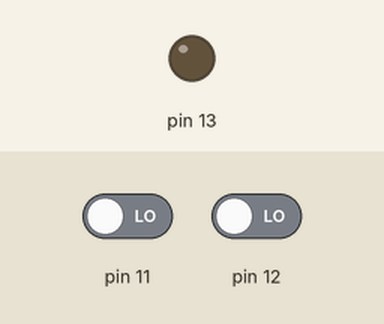
This sketch was run on a simulated Arduino Uno, built with avr-gcc and run on an emulated ATmega328P. On the bench: output pins drawn as LEDs (lit = HIGH). Inputs (shaded band) come from the test bench; at power-on: pin 11 LOW, pin 12 LOW.

Above: at 1.2 s.
1.3 s: pin 11 driven HIGH
At 2.0 s:
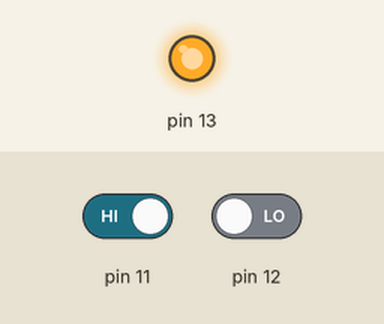
2.8 s: pin 11 driven LOW
At 3.1 s:
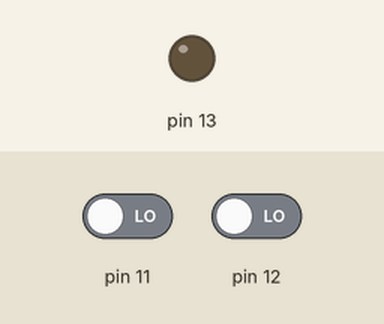
4.3 s: pin 12 driven HIGH
At 5.5 s:
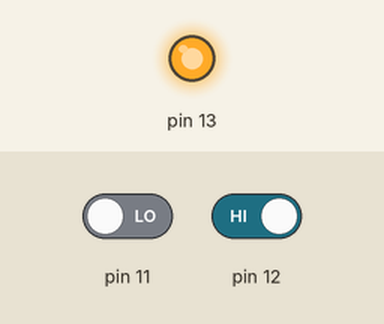
Timing chart, 0 to 7.3 s (numbered marks = the images above; inputs shaded):
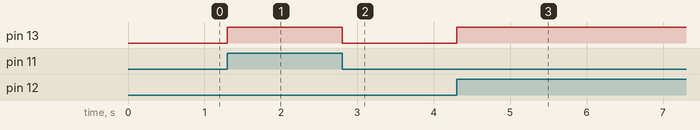

Measured:
- after the input at 1.3 s, pin 13: LOW → HIGH at once
- after the input at 2.8 s, pin 13: HIGH → LOW at once
- after the input at 4.3 s, pin 13: LOW → HIGH at once

The sketch:

sketch_jan26g.ino
```cpp
//XOR Gate

int buttonStatus1, buttonStatus2;
void setup() {
  pinMode(13, OUTPUT);
  pinMode(12, INPUT);
  pinMode(11, INPUT);

}

void loop() {
  buttonStatus1 = digitalRead(12);
  buttonStatus2 = digitalRead(11);
  if((buttonStatus1==HIGH && buttonStatus2==HIGH)||(buttonStatus1==LOW && buttonStatus2==LOW))
  {
    digitalWrite(13,LOW);
  }
  else
  {
    digitalWrite(13,HIGH);
  }
}
```
